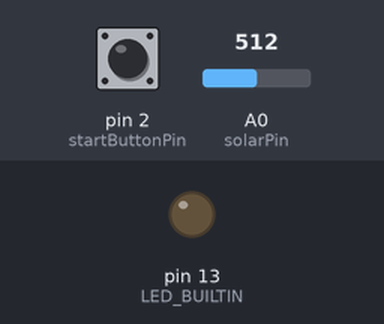
Simulated run of this sketch. Board: Arduino Uno, built with avr-gcc and run on an emulated ATmega328P. On the bench: output pins drawn as LEDs (lit = HIGH). The inputs (shaded band) are chosen by the test bench; at power-on: pin 2 (startButtonPin) HIGH, A0 (solarPin) = 512. What the sketch prints to the serial monitor is not drawn.

Above: at 1.2 s.
1.3 s: pin 2 (startButtonPin) pulled LOW for 0.15 s
At 1.37 s:
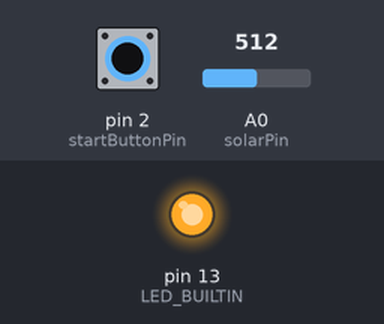
2.9 s: pin 2 (startButtonPin) pulled LOW for 3.2 s
At 6.5 s:
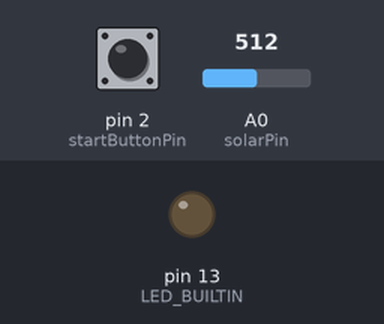
Timing chart, 0 to 8.0 s (numbered marks = the images above; inputs shaded):
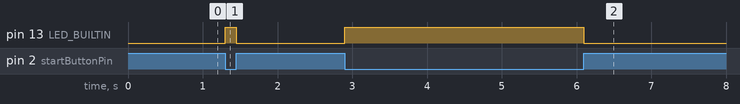

Measured:
- after the input at 1.3 s, pin 13 (LED_BUILTIN): LOW → HIGH at once, → LOW 0.15 s later
- after the input at 2.9 s, pin 13 (LED_BUILTIN): LOW → HIGH at once, → LOW 3.2 s later

The sketch:

solartinkering.ino
```cpp
int solarPin = A0;
int startButtonPin = 2;

void setup() {
  // initialize digital pin LED_BUILTIN as an output.
  pinMode(LED_BUILTIN, OUTPUT);
  pinMode(startButtonPin, INPUT_PULLUP);

  Serial.begin(9600);

}

// the loop function runs over and over again forever
void loop() {

//  digitalWrite(LED_BUILTIN, HIGH);  // turn the LED on (HIGH is the voltage level)
//  delay(2000);                      // wait for a second
//  digitalWrite(LED_BUILTIN, LOW);   // turn the LED off by making the voltage LOW
//  delay(2000);                      // wait for a second

  int solarValue = analogRead(solarPin);
  Serial.println(solarValue);

  if(digitalRead(startButtonPin) == LOW){
    digitalWrite(LED_BUILTIN, HIGH);
  } else {
    digitalWrite(LED_BUILTIN, LOW);
  }

}
```
